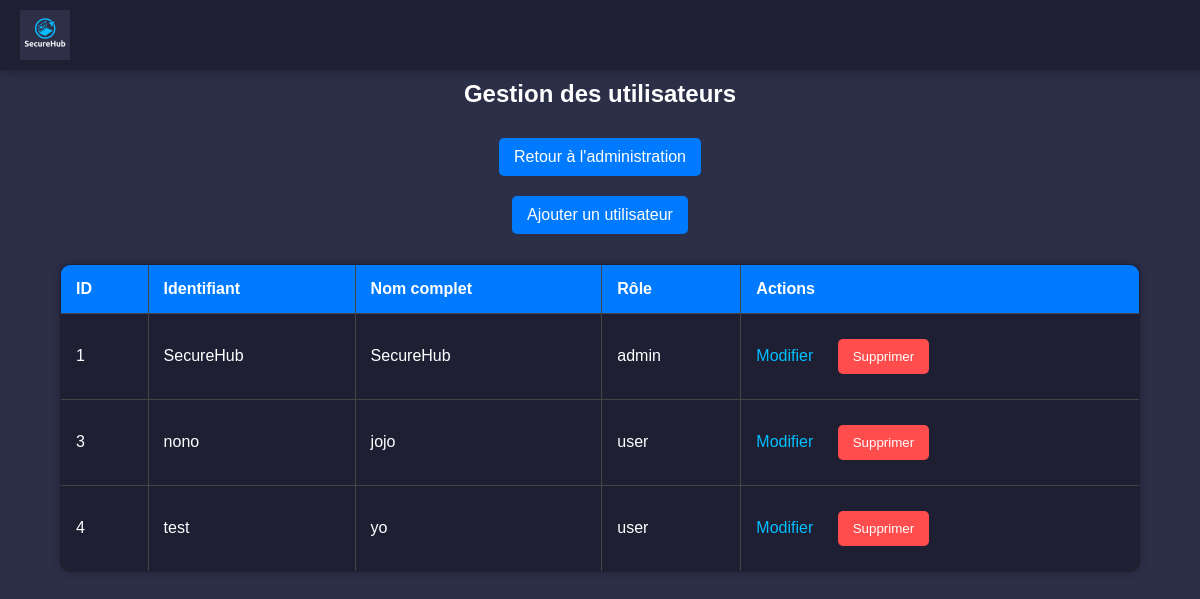
Page /admin/users (signed in) on the committed database.
### tables this page shows
CREATE TABLE users (
        id INTEGER PRIMARY KEY, 
        name VARCHAR(255) NOT NULL UNIQUE,
        fullname VARCHAR(255) NOT NULL,
        password VARCHAR(255) NOT NULL,
        role VARCHAR(50) NOT NULL DEFAULT 'user',
        is_password_changed BOOLEAN NOT NULL DEFAULT 0
    );

### Backend/app.py (the view)
@app.route('/admin/users', methods=['GET'])
def admin_users():
    if 'role' not in session or session['role'] != 'admin':
        flash("Accès interdit.", 'error')
        return redirect(url_for('login'))
    users = get_all_users()
    return render_template('admin_users_table.html', users=users)

### Backend/database.py (called while the page is built)
def get_all_users():
    with db.connect() as conn:
        result = conn.execute(text("SELECT * FROM users")).fetchall()
        return [dict(row) for row in result]

### Frontend/templates/admin_users_table.html (shortened to what this page needs)
<!DOCTYPE html>
<html lang="fr">
<head>
    <link rel="stylesheet" href="/static/css/styles_admin_table.css">
</head>
<body>
    <header>
        <img src="/static/img/SecureHub.png" alt="Logo SecureHub" class="logo">
    </header>
    <h2>Gestion des utilisateurs</h2>
    <a href="/admin" class="btn-back">Retour à l'administration</a>
    <a href="/admin/users/add" class="btn-add">Ajouter un utilisateur</a>
    <table>
        <thead>
            <tr>
                <th>ID</th>
                <th>Identifiant</th>
                <th>Nom complet</th>
                <th>Rôle</th>
                <th>Actions</th>
            </tr>
        </thead>
        <tbody>
            {% for user in users %}
            <tr>
                <td>{{ user.id }}</td>
                <td>{{ user.name }}</td>
                <td>{{ user.fullname }}</td>
                <td>{{ user.role }}</td>
                <td>
                    <a href="/admin/users/edit/{{ user.id }}">Modifier</a>
                    <form action="/admin/users/delete/{{ user.id }}" method="post" style="display:inline;">
                        <button type="submit" class="btn-delete" onclick="return confirm('Êtes-vous sûr de vouloir supprimer cet utilisateur ?');">Supprimer</button>
                    </form>
                </td>
            </tr>
            {% endfor %}
        </tbody>
    </table>
</body>
</html>

### Frontend/static/css/styles_admin_table.css (style rules this page uses)
body { font-family: Arial, sans-serif; background-color: #2c2f48; color: white; display: flex; flex-direction: column; align-items: center; height: 100vh; margin: 0; padding-top: 60px; }
header { position: fixed; top: 0; left: 0; width: 100%; background-color: #1e1f33; padding: 10px 20px; display: flex; align-items: center; box-shadow: 0 2px 10px rgba(0, 0, 0, 0.3); }
.logo { width: 50px; height: auto; }
table { width: 90%; border-collapse: collapse; margin-top: 20px; background-color: #1e1f33; color: white; border-radius: 10px; overflow: hidden; box-shadow: 0 0 10px rgba(0, 0, 0, 0.3); }
table, th, td { border: 1px solid #444; }
th, td { padding: 15px; text-align: left; }
th { background-color: #007bff; color: white; }
td a { color: #00bfff; text-decoration: none; margin-right: 10px; }
.btn-add, .btn-back, .btn-delete { display: inline-block; padding: 10px 15px; border-radius: 5px; text-decoration: none; color: white; background-color: #007bff; margin: 10px; text-align: center; cursor: pointer; border: none; }
.btn-delete { background-color: #ff4d4d; }

### rows in the picture
users: id "1", name "SecureHub", fullname "SecureHub", role "admin"
users: id "3", name "nono", fullname "jojo", role "user"
users: id "4", name "test", fullname "yo", role "user"
